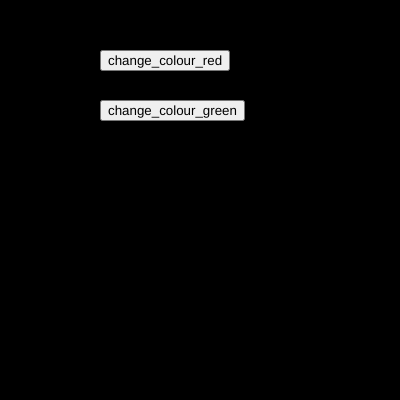
Frame 1 (no input)
Frame 60 (no input): identical to frame 1, image omitted
Frame 120 (the mouse pressed at the canvas centre since frame 60): identical to frame 1, image omitted

The p5.js sketch that drew this single still picture (run headless with seeded random() and noise() and a simulated clock; from frame 60 on, the mouse is pressed at the canvas centre):

// p5.js sketch
// ── sketch.js
var redbtn;
var greenbtn;

var r = 0;
var g = 0;
var b = 0;

function setup() {
  createCanvas(400, 400);  
  redbtn = createButton("change_colour_red");
  redbtn.position(100,50);
  redbtn.mousePressed(r);
  greenbtn = createButton("change_colour_green");
  greenbtn.position(100,100);
  greenbtn.mousePressed(g);
  
}
function draw() {
  background(r,g,b);


}




function g()
{
  
  r=0;
  g=255;
  b=0;
  

}
function r()
{
  
  r=255;
  g=0;
  b=0;
  


}
